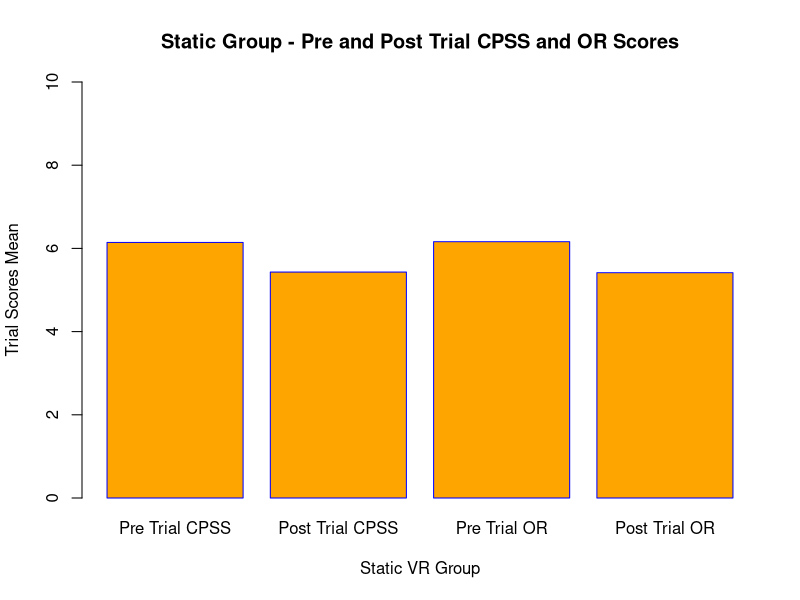
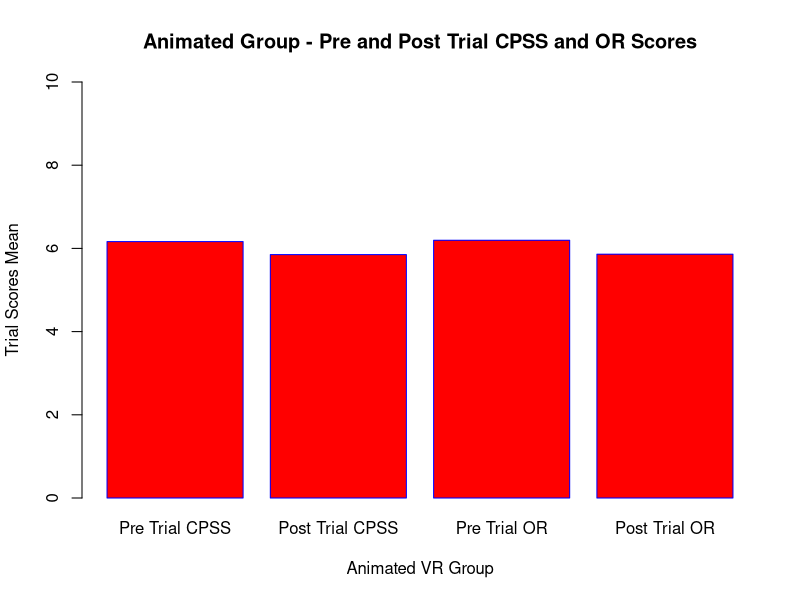
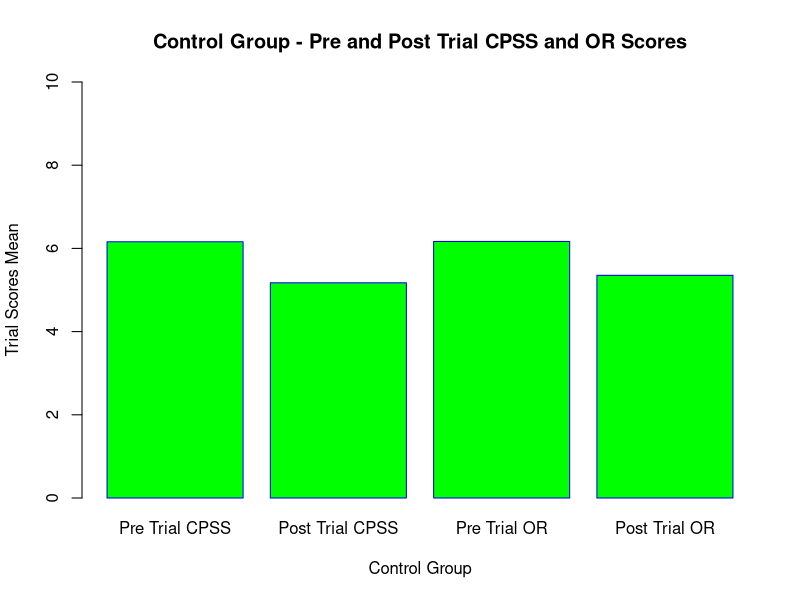
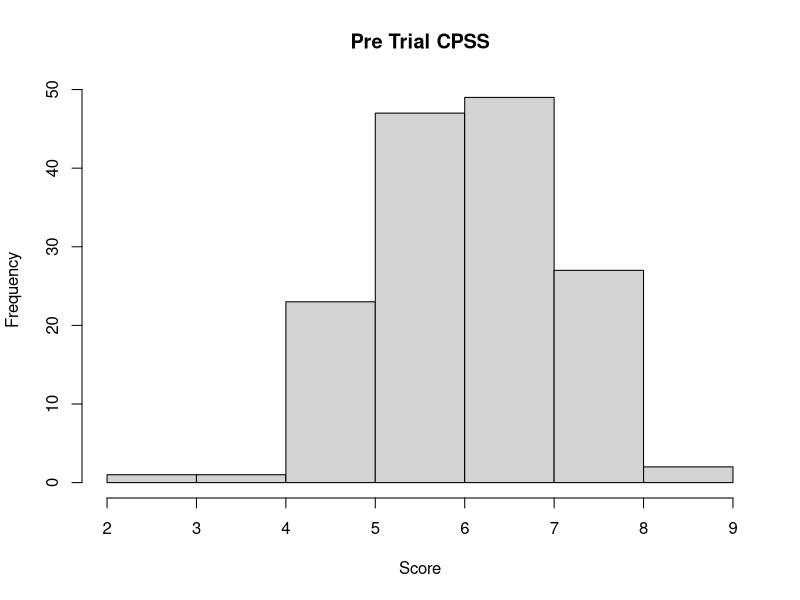
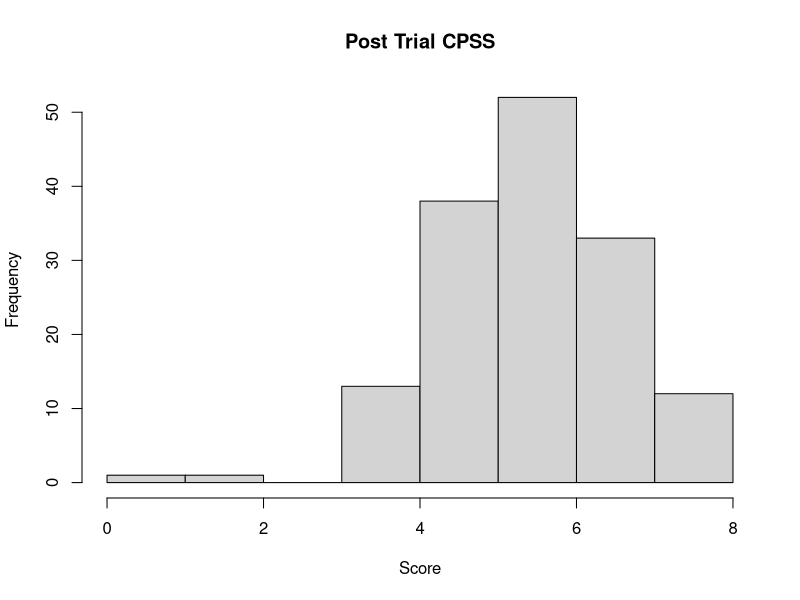
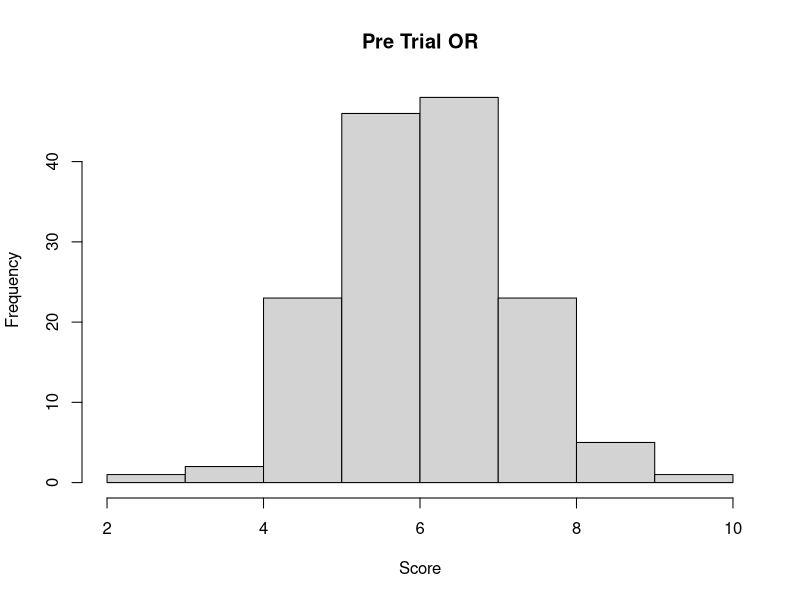
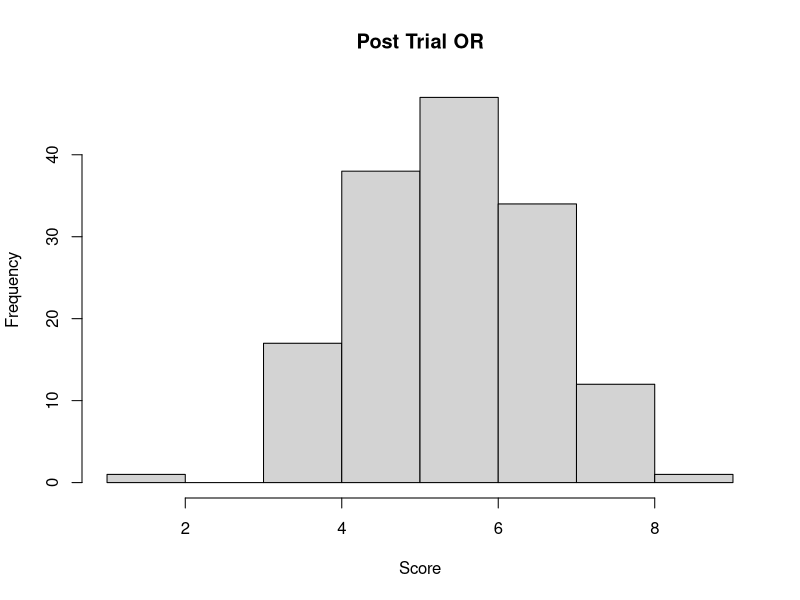
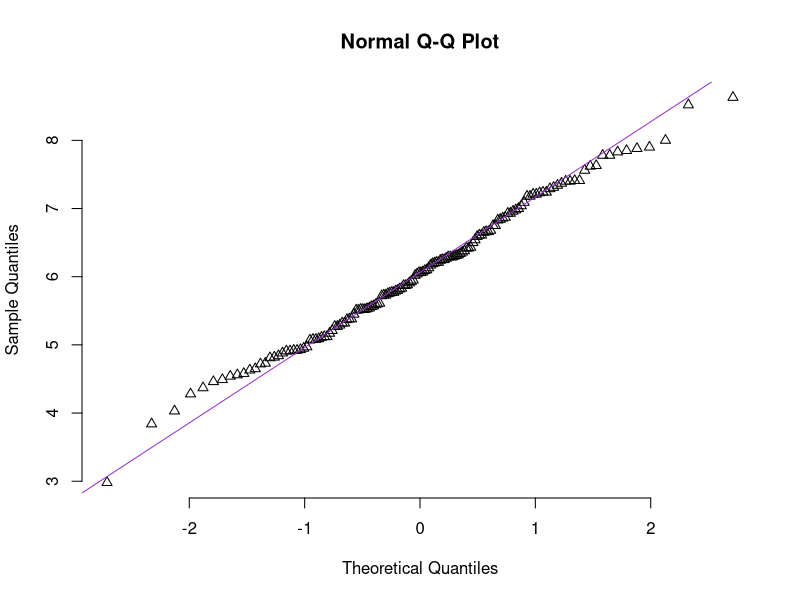

These figures' R source, in order:
## ---- chunk 1

library(readr)
daie_ca3_data_10 <- read_csv("daie_ca3_data_10.csv")
#View(daie_ca3_data_10)

head(daie_ca3_data_10,10)

summary(daie_ca3_data_10)

tail(daie_ca3_data_10,5)

static_data<-c(6.1434,5.4312,6.161,5.4158)
CPSSOR<-c("Pre Trial CPSS","Post Trial CPSS","Pre Trial OR","Post Trial OR")

barplot(static_data,xlab="Static VR Group",ylab="Trial Scores Mean", main="Static Group - Pre and Post Trial CPSS and OR Scores", names.arg=CPSSOR, col="Orange", border="Blue", ylim=c(0,10))


animated_data<-c(6.1636,5.8508,6.1956,5.8608)
CPSSOR<-c("Pre Trial CPSS","Post Trial CPSS","Pre Trial OR","Post Trial OR")

barplot(animated_data,xlab="Animated VR Group",ylab="Trial Scores Mean", main="Animated Group - Pre and Post Trial CPSS and OR Scores", names.arg=CPSSOR, col="Red", border="Blue", ylim=c(0,10))


control_data<-c(6.1592,5.173,6.1666,5.3524)
CPSSOR<-c("Pre Trial CPSS","Post Trial CPSS","Pre Trial OR","Post Trial OR")

barplot(control_data,xlab="Control Group",ylab="Trial Scores Mean", main="Control Group - Pre and Post Trial CPSS and OR Scores", names.arg=CPSSOR, col="Green", border="Blue", ylim=c(0,10))

## ---- chunk 2



hist(daie_ca3_data_10$pre_trial_cpss,
main = "Pre Trial CPSS",
xlab = "Score",
ylab = "Frequency",
breaks = 8)


hist(daie_ca3_data_10$post_trial_cpss,
main = "Post Trial CPSS",
xlab = "Score",
ylab = "Frequency",
breaks = 8)


hist(daie_ca3_data_10$pre_trial_or,
main = "Pre Trial OR",
xlab = "Score",
ylab = "Frequency",
breaks = 8)


hist(daie_ca3_data_10$post_trial_or,
main = "Post Trial OR",
xlab = "Score",
ylab = "Frequency",
breaks = 8)



## ---- chunk 3

qqnorm(daie_ca3_data_10$pre_trial_cpss,
       pch = 2, frame = FALSE)

qqline(daie_ca3_data_10$pre_trial_cpss,
       col = "darkorchid", lwd = 1)



qqnorm(daie_ca3_data_10$post_trial_cpss,
       pch = 2, frame = FALSE)

qqline(daie_ca3_data_10$post_trial_cpss,
       col = "darkorchid", lwd = 1)




qqnorm(daie_ca3_data_10$pre_trial_or,
       pch = 2, frame = FALSE)

qqline(daie_ca3_data_10$pre_trial_or,
       col = "darkorchid", lwd = 1)



qqnorm(daie_ca3_data_10$post_trial_or,
       pch = 2, frame = FALSE)

qqline(daie_ca3_data_10$post_trial_or,
       col = "darkorchid", lwd = 1)




## ---- chunk 4




qqline(daie_ca3_data_10$post_trial_or,
       col = "darkorchid", lwd = 1)
